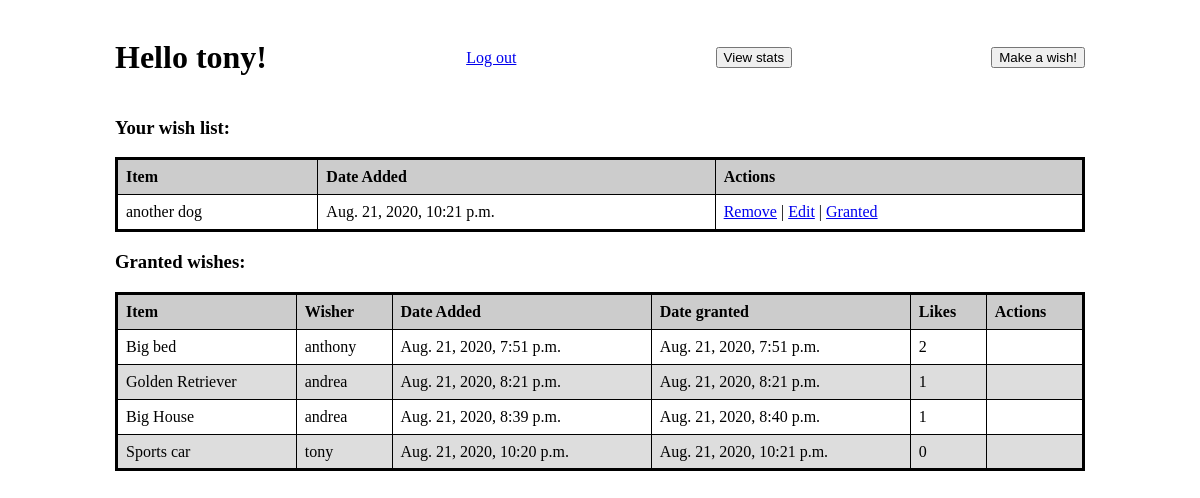
The app's page /wishes (signed in) with its own data.
### wish_app/models.py (models this page shows)
class User(models.Model):
    first_name = models.CharField(max_length=255)
    last_name = models.CharField(max_length=255)
    email = models.CharField(max_length=255)
    hashed_pw = models.CharField(max_length=255)
    created_at = models.DateTimeField(auto_now_add=True)
    updated_at = models.DateTimeField(auto_now=True)
    objects = UserManager()

class Wish(models.Model):
    wish_title = models.CharField(max_length=255)
    desc = models.TextField()
    granted = models.BooleanField(default=False)
    created_at = models.DateTimeField(auto_now_add=True)
    updated_at = models.DateTimeField(auto_now=True)
    upload_by = models.ForeignKey(User, related_name="wishes", on_delete=models.CASCADE)
    users_who_like = models.ManyToManyField(User, related_name="liked_wishes")
    objects = WishManager()

### wish_app/views.py (the view)
# urls.py: path('wishes', views.showWishes),
def showWishes(request):
    context = {
        "user": User.objects.get(id=request.session['userid']),
        "wishes": Wish.objects.all()
        }
    return render(request, "wishes.html", context)

### wish_app/templates/wishes.html (shortened to what this page needs)
﻿<!DOCTYPE html>
<html lang="en" xmlns="http://www.w3.org/1999/xhtml">
<head>
    {% load static %}
    <link rel="stylesheet" href="{% static 'wishes.css' %}">
</head>
<body>
    <header>
        <h1>Hello {{user.first_name}}!</h1>
        <a href="/logOut">Log out</a>
        <a href="/wishes/stats"><button>View stats</button></a>
        <a href="/wishes/new"><button>Make a wish!</button></a>
    </header>
    <div id="users-wish-list">
        <h3>Your wish list:</h3>
        <table>
            <tr>
                <th>Item</th>
                <th>Date Added</th>
                <th>Actions</th>
            </tr>
            {% for wish in user.wishes.all %}
                <tr>
                    {% if wish.granted == False %}
                    <td>{{wish.wish_title}}</td>
                    <td>{{wish.created_at}}</td>
                    <td><p><a href="wishes/remove/{{wish.id}}">Remove</a> | <a href="/wishes/edit/{{wish.id}}">Edit</a> | <a href="/wishes/grant/{{wish.id}}">Granted</a></p></td>
                    {% endif %}
                </tr>
            {% endfor %}
        </table>
    </div>
    <div id="granted-wishes:">
        <h3>Granted wishes:</h3>
        <table>
            <tr>
                <th>Item</th>
                <th>Wisher</th>
                <th>Date Added</th>
                <th>Date granted</th>
                <th>Likes</th>
                <th>Actions</th>
            </tr>
            {% for wish in wishes %}
                <tr>
                    {% if wish.granted == True %}
                        <td>{{wish.wish_title}}</td>
                        <td>{{wish.upload_by.first_name}}</td>
                        <td>{{wish.created_at}}</td>
                        <td>{{wish.updated_at}}</td>
                        {% for user in wish.users_who_like.all %}
                            {% if forloop.last %}
                                 <td>{{forloop.counter}}</td>
                            {% endif %}
                            {% empty %}
                                <td>0</td>
                        {% endfor %}
                        {% if user in wish.users_who_like.all or user.id == wish.upload_by.id  %}
                            <td>  </td>
                        {% else %}
                            <td><p><a href="/wishes/like/{{wish.id}}">Like</a></p></td>
                        {% endif %}
                    {% endif %}
                </tr>
            {% endfor %}
        </table>
    </div>
</body>
</html>

### wish_app/static/wishes.css (style rules this page uses)
body { width: 970px; margin: 0 auto; }
header { display: flex; justify-content: space-between; align-items: center; }
table { border-collapse: collapse; width: 100%; border: solid; border-color: black; }
td, th { border: 1px solid black; text-align: left; padding: 8px; }
tr:nth-child(even) { background-color: #dddddd; }
th { background-color: #CCCCCC; }

### records on screen
User: first_name "tony"
Wish: wish_title "another dog", created_at "Aug. 21, 2020, 10:21 p.m."
Wish: wish_title "Big bed", upload_by.first_name "anthony", created_at "Aug. 21, 2020, 7:51 p.m.", updated_at "Aug. 21, 2020, 7:51 p.m."
Wish: wish_title "Golden Retriever", upload_by.first_name "andrea", created_at "Aug. 21, 2020, 8:21 p.m.", updated_at "Aug. 21, 2020, 8:21 p.m."
Wish: wish_title "Big House", upload_by.first_name "andrea", created_at "Aug. 21, 2020, 8:39 p.m.", updated_at "Aug. 21, 2020, 8:40 p.m."
Wish: wish_title "Sports car", upload_by.first_name "tony", created_at "Aug. 21, 2020, 10:20 p.m.", updated_at "Aug. 21, 2020, 10:21 p.m."
